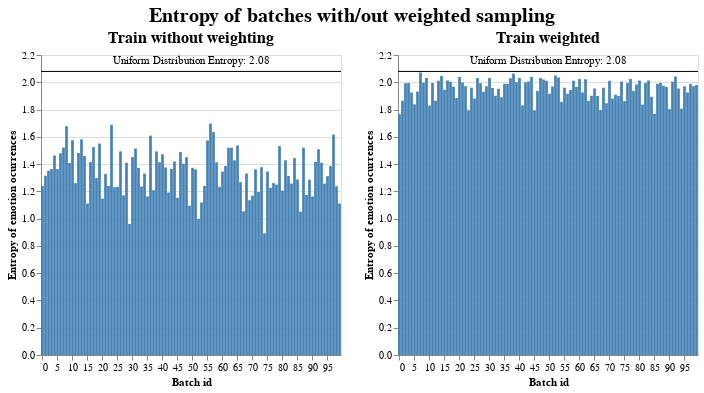

This figure's notebook cell:
### Markdown cell above
Looking at the torch weighted random sampler function, I have set ``replacement`` as true in order to oversample the smaller categories and by nature undersample the majority classes. For now, I have set the number of samples per epoch as the length of the dataset, but this could be changed. 

Now I will plot the entropy of the labels across the batches for the training data split with/out the weighted random sampler:

### Code cell
selected_rows = range(min(batch_size*batches, len(dataset_train)))
bar_plot_train = compute_cat_label_batch_entropy(dataloader_train, NUMBER_OF_EMOT, title = "Train without weighting")
bar_plot_train_weighted = compute_cat_label_batch_entropy(dataloader_train_weighted, NUMBER_OF_EMOT, title = "Train weighted")
alt.hconcat(bar_plot_train, bar_plot_train_weighted).properties(
    title = alt.Title("Entropy of batches with/out weighted sampling", anchor = "middle", fontSize = 20))

### Figure 1 — Vega-Lite specification as saved in the notebook (floating-point values rounded to 4 significant figures)
{"config": {"view": {"continuousWidth": 300, "continuousHeight": 300}}, "hconcat": [{"layer": [{"data": {"name": "data-2345f9749867ff87346f56a19dccda3d"}, "mark": {"type": "bar", "color": "steelblue"}, "encoding": {"tooltip": [{"field": "Batch", "title": "Batch id", "type": "quantitative"}, {"field": "Entropy", "format": ".3f", "title": "Entropy", "type": "quantitative"}], "x": {"axis": {"labelAngle": 0, "labelFlush": true, "title": "Batch id", "values": [0, 5, 10, 15, 20, 25, 30, 35, 40, 45, 50, 55, 60, 65, 70, 75, 80, 85, 90, 95]}, "field": "Batch", "type": "nominal"}, "y": {"field": "Entropy", "title": "Entropy of emotion ocurrences", "type": "quantitative"}}, "title": {"text": "Train without weighting", "fontSize": 16}}, {"data": {"name": "data-bde6cd71c8531a0d11bbd68aeddef36f"}, "mark": {"type": "text", "dy": -10}, "encoding": {"text": {"value": "Uniform Distribution Entropy: 2.08"}, "y": {"field": "y", "title": "", "type": "quantitative"}}}, {"data": {"name": "data-bde6cd71c8531a0d11bbd68aeddef36f"}, "mark": {"type": "rule", "color": "black"}, "encoding": {"y": {"field": "y", "title": "", "type": "quantitative"}}}], "height": 300, "width": 300}, {"layer": [{"data": {"name": "data-a90fd4d4e2c4231e977db9235fe0933e"}, "mark": {"type": "bar", "color": "steelblue"}, "encoding": {"tooltip": [{"field": "Batch", "title": "Batch id", "type": "quantitative"}, {"field": "Entropy", "format": ".3f", "title": "Entropy", "type": "quantitative"}], "x": {"axis": {"labelAngle": 0, "labelFlush": true, "title": "Batch id", "values": [0, 5, 10, 15, 20, 25, 30, 35, 40, 45, 50, 55, 60, 65, 70, 75, 80, 85, 90, 95]}, "field": "Batch", "type": "nominal"}, "y": {"field": "Entropy", "title": "Entropy of emotion ocurrences", "type": "quantitative"}}, "title": {"text": "Train weighted", "fontSize": 16}}, {"data": {"name": "data-bde6cd71c8531a0d11bbd68aeddef36f"}, "mark": {"type": "text", "dy": -10}, "encoding": {"text": {"value": "Uniform Distribution Entropy: 2.08"}, "y": {"field": "y", "title": "", "type": "quantitative"}}}, {"data": {"name": "data-bde6cd71c8531a0d11bbd68aeddef36f"}, "mark": {"type": "rule", "color": "black"}, "encoding": {"y": {"field": "y", "title": "", "type": "quantitative"}}}], "height": 300, "width": 300}], "title": {"text": "Entropy of batches with/out weighted sampling", "anchor": "middle", "fontSize": 20}, "$schema": "https://vega.github.io/schema/vega-lite/v5.15.1.json", "datasets": {"data-2345f9749867ff87346f56a19dccda3d": [{"Batch": 0, "Entropy": 1.241}, {"Batch": 1, "Entropy": 1.314}, {"Batch": 2, "Entropy": 1.351}, {"Batch": 3, "Entropy": 1.363}, {"Batch": 4, "Entropy": 1.463}, {"Batch": 5, "Entropy": 1.363}, {"Batch": 6, "Entropy": 1.479}, {"Batch": 7, "Entropy": 1.521}, {"Batch": 8, "Entropy": 1.678}, {"Batch": 9, "Entropy": 1.408}, {"Batch": 10, "Entropy": 1.575}, {"Batch": 11, "Entropy": 1.26}, {"Batch": 12, "Entropy": 1.481}, {"Batch": 13, "Entropy": 1.581}, {"Batch": 14, "Entropy": 1.46}, {"Batch": 15, "Entropy": 1.111}, {"Batch": 16, "Entropy": 1.415}, {"Batch": 17, "Entropy": 1.525}, {"Batch": 18, "Entropy": 1.297}, {"Batch": 19, "Entropy": 1.55}, {"Batch": 20, "Entropy": 1.147}, {"Batch": 21, "Entropy": 1.327}, {"Batch": 22, "Entropy": 1.24}, {"Batch": 23, "Entropy": 1.688}, {"Batch": 24, "Entropy": 1.23}, {"Batch": 25, "Entropy": 1.233}, {"Batch": 26, "Entropy": 1.493}, {"Batch": 27, "Entropy": 1.171}, {"Batch": 28, "Entropy": 1.41}, {"Batch": 29, "Entropy": 0.9614}, {"Batch": 30, "Entropy": 1.451}, {"Batch": 31, "Entropy": 1.514}, {"Batch": 32, "Entropy": 1.372}, {"Batch": 33, "Entropy": 1.235}, {"Batch": 34, "Entropy": 1.33}, {"Batch": 35, "Entropy": 1.163}, {"Batch": 36, "Entropy": 1.608}, {"Batch": 37, "Entropy": 1.208}, {"Batch": 38, "Entropy": 1.493}, {"Batch": 39, "Entropy": 1.413}, {"Batch": 40, "Entropy": 1.472}, {"Batch": 41, "Entropy": 1.375}, {"Batch": 42, "Entropy": 1.192}, {"Batch": 43, "Entropy": 1.365}, {"Batch": 44, "Entropy": 1.419}, {"Batch": 45, "Entropy": 1.152}, {"Batch": 46, "Entropy": 1.488}, {"Batch": 47, "Entropy": 1.403}, {"Batch": 48, "Entropy": 1.451}, {"Batch": 49, "Entropy": 1.095}, {"Batch": 50, "Entropy": 1.373}, {"Batch": 51, "Entropy": 1.362}, {"Batch": 52, "Entropy": 0.9979}, {"Batch": 53, "Entropy": 1.119}, {"Batch": 54, "Entropy": 1.24}, {"Batch": 55, "Entropy": 1.573}, {"Batch": 56, "Entropy": 1.697}, {"Batch": 57, "Entropy": 1.635}, {"Batch": 58, "Entropy": 1.413}, {"Batch": 59, "Entropy": 1.233}, {"Batch": 60, "Entropy": 1.345}, {"Batch": 61, "Entropy": 1.386}, {"Batch": 62, "Entropy": 1.52}, {"Batch": 63, "Entropy": 1.52}, {"Batch": 64, "Entropy": 1.428}, {"Batch": 65, "Entropy": 1.537}, {"Batch": 66, "Entropy": 1.268}, {"Batch": 67, "Entropy": 1.054}, {"Batch": 68, "Entropy": 1.331}, {"Batch": 69, "Entropy": 1.135}, {"Batch": 70, "Entropy": 1.169}, {"Batch": 71, "Entropy": 1.362}, {"Batch": 72, "Entropy": 1.196}, {"Batch": 73, "Entropy": 1.377}, {"Batch": 74, "Entropy": 0.8926}, {"Batch": 75, "Entropy": 1.346}, {"Batch": 76, "Entropy": 1.226}, {"Batch": 77, "Entropy": 1.26}, {"Batch": 78, "Entropy": 1.249}, {"Batch": 79, "Entropy": 1.532}, {"Batch": 80, "Entropy": 1.206}, {"Batch": 81, "Entropy": 1.428}, {"Batch": 82, "Entropy": 1.314}, {"Batch": 83, "Entropy": 1.257}, {"Batch": 84, "Entropy": 1.444}, {"Batch": 85, "Entropy": 1.287}, {"Batch": 86, "Entropy": 1.051}, {"Batch": 87, "Entropy": 1.521}, {"Batch": 88, "Entropy": 1.174}, {"Batch": 89, "Entropy": 1.285}, {"Batch": 90, "Entropy": 1.163}, {"Batch": 91, "Entropy": 1.417}, {"Batch": 92, "Entropy": 1.508}, {"Batch": 93, "Entropy": 1.41}, {"Batch": 94, "Entropy": 1.257}, {"Batch": 95, "Entropy": 1.312}, {"Batch": 96, "Entropy": 1.385}, {"Batch": 97, "Entropy": 1.616}, {"Batch": 98, "Entropy": 1.238}, {"Batch": 99, "Entropy": 1.111}], "data-bde6cd71c8531a0d11bbd68aeddef36f": [{"y": 2.079}], "data-a90fd4d4e2c4231e977db9235fe0933e": [{"Batch": 0, "Entropy": 1.767}, {"Batch": 1, "Entropy": 1.865}, {"Batch": 2, "Entropy": 1.992}, {"Batch": 3, "Entropy": 1.996}, {"Batch": 4, "Entropy": 1.924}, {"Batch": 5, "Entropy": 1.838}, {"Batch": 6, "Entropy": 1.933}, {"Batch": 7, "Entropy": 2.072}, {"Batch": 8, "Entropy": 1.996}, {"Batch": 9, "Entropy": 2.031}, {"Batch": 10, "Entropy": 1.829}, {"Batch": 11, "Entropy": 1.996}, {"Batch": 12, "Entropy": 1.865}, {"Batch": 13, "Entropy": 2.012}, {"Batch": 14, "Entropy": 2.045}, {"Batch": 15, "Entropy": 1.946}, {"Batch": 16, "Entropy": 2.012}, {"Batch": 17, "Entropy": 2.004}, {"Batch": 18, "Entropy": 1.968}, {"Batch": 19, "Entropy": 1.884}, {"Batch": 20, "Entropy": 2.039}, {"Batch": 21, "Entropy": 1.998}, {"Batch": 22, "Entropy": 1.971}, {"Batch": 23, "Entropy": 1.795}, {"Batch": 24, "Entropy": 1.96}, {"Batch": 25, "Entropy": 1.881}, {"Batch": 26, "Entropy": 2.031}, {"Batch": 27, "Entropy": 1.993}, {"Batch": 28, "Entropy": 1.93}, {"Batch": 29, "Entropy": 1.97}, {"Batch": 30, "Entropy": 2.031}, {"Batch": 31, "Entropy": 1.957}, {"Batch": 32, "Entropy": 1.9}, {"Batch": 33, "Entropy": 1.952}, {"Batch": 34, "Entropy": 1.89}, {"Batch": 35, "Entropy": 1.99}, {"Batch": 36, "Entropy": 1.987}, {"Batch": 37, "Entropy": 2.03}, {"Batch": 38, "Entropy": 2.064}, {"Batch": 39, "Entropy": 2.001}, {"Batch": 40, "Entropy": 2.031}, {"Batch": 41, "Entropy": 1.831}, {"Batch": 42, "Entropy": 2.001}, {"Batch": 43, "Entropy": 2.006}, {"Batch": 44, "Entropy": 2.039}, {"Batch": 45, "Entropy": 1.794}, {"Batch": 46, "Entropy": 1.936}, {"Batch": 47, "Entropy": 2.031}, {"Batch": 48, "Entropy": 2.019}, {"Batch": 49, "Entropy": 2.012}, {"Batch": 50, "Entropy": 1.916}, {"Batch": 51, "Entropy": 1.969}, {"Batch": 52, "Entropy": 2.049}, {"Batch": 53, "Entropy": 2.035}, {"Batch": 54, "Entropy": 1.856}, {"Batch": 55, "Entropy": 1.96}, {"Batch": 56, "Entropy": 1.916}, {"Batch": 57, "Entropy": 1.944}, {"Batch": 58, "Entropy": 2.012}, {"Batch": 59, "Entropy": 1.966}, {"Batch": 60, "Entropy": 2.025}, {"Batch": 61, "Entropy": 1.926}, {"Batch": 62, "Entropy": 2.023}, {"Batch": 63, "Entropy": 1.863}, {"Batch": 64, "Entropy": 1.901}, {"Batch": 65, "Entropy": 1.954}, {"Batch": 66, "Entropy": 1.9}, {"Batch": 67, "Entropy": 1.797}, {"Batch": 68, "Entropy": 1.96}, {"Batch": 69, "Entropy": 1.846}, {"Batch": 70, "Entropy": 2.012}, {"Batch": 71, "Entropy": 1.881}, {"Batch": 72, "Entropy": 1.909}, {"Batch": 73, "Entropy": 1.9}, {"Batch": 74, "Entropy": 2.006}, {"Batch": 75, "Entropy": 1.862}, {"Batch": 76, "Entropy": 1.995}, {"Batch": 77, "Entropy": 2.025}, {"Batch": 78, "Entropy": 1.936}, {"Batch": 79, "Entropy": 1.985}, {"Batch": 80, "Entropy": 2.012}, {"Batch": 81, "Entropy": 1.836}, {"Batch": 82, "Entropy": 1.996}, {"Batch": 83, "Entropy": 2.012}, {"Batch": 84, "Entropy": 1.894}, {"Batch": 85, "Entropy": 1.769}, {"Batch": 86, "Entropy": 1.987}, {"Batch": 87, "Entropy": 1.997}, {"Batch": 88, "Entropy": 1.975}, {"Batch": 89, "Entropy": 1.966}, {"Batch": 90, "Entropy": 1.803}, {"Batch": 91, "Entropy": 2.004}, {"Batch": 92, "Entropy": 2.042}, {"Batch": 93, "Entropy": 1.954}, {"Batch": 94, "Entropy": 1.806}, {"Batch": 95, "Entropy": 1.97}, {"Batch": 96, "Entropy": 1.924}, {"Batch": 97, "Entropy": 1.987}, {"Batch": 98, "Entropy": 1.971}, {"Batch": 99, "Entropy": 1.979}]}}
